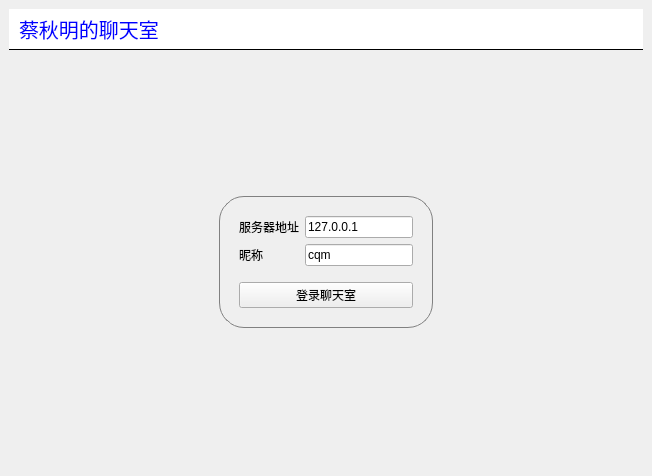
<?xml version="1.0" encoding="UTF-8"?>
<ui version="4.0">
 <class>MainWindow</class>
 <widget class="QMainWindow" name="MainWindow">
  <property name="geometry">
   <rect>
    <x>0</x>
    <y>0</y>
    <width>652</width>
    <height>476</height>
   </rect>
  </property>
  <property name="windowTitle">
   <string>聊天室客户端</string>
  </property>
  <property name="styleSheet">
   <string notr="true">#titleLabel{
    background: white;
    border: none;
    border-bottom: 1px solid black;
    padding: 5px;
	font:24pt &quot;黑体&quot;;
	color:rbg(255,255,255);
	background-color:rgba(0,170,127,255);

}

#mainFrame {
    border: none;
    background: white;
}

#loginFrame {
    background: linear-gradient(1.0 1.0 0.2 0.2, stop 0 #ddff, stop 1 #aaaf);
    border: 1px solid gray;
    padding: 10px;
    border-radius: 25px;
}</string>
  </property>
  <widget class="QWidget" name="centralwidget">
   <layout class="QVBoxLayout" name="verticalLayout_3">
    <item>
     <widget class="QLabel" name="titleLabel">
      <property name="font">
       <font>
        <family>黑体</family>
        <pointsize>-1</pointsize>
        <italic>false</italic>
        <bold>false</bold>
       </font>
      </property>
      <property name="styleSheet">
       <string notr="true">#titleLabel{
background:white;
color:blue;
font-size:20px;
border:none;
border-bottom:1px solid black;
padding:5px
}

#mainFrame{
border:none;
background:white;
}

#loginFrame{
background:qlineargradient(x1:0,y1:0,x2:0,y2:1.stop:0#ddf,stop:1 #aaf);
border:1px solid gray;
padding:10px;
border-radius:25px;
}</string>
      </property>
      <property name="text">
       <string>蔡秋明的聊天室</string>
      </property>
     </widget>
    </item>
    <item>
     <widget class="QStackedWidget" name="stackedWidget">
      <property name="currentIndex">
       <number>0</number>
      </property>
      <widget class="QWidget" name="loginPage">
       <layout class="QGridLayout" name="gridLayout">
        <item row="0" column="1">
         <spacer name="verticalSpacer_2">
          <property name="orientation">
           <enum>Qt::Orientation::Vertical</enum>
          </property>
          <property name="sizeHint" stdset="0">
           <size>
            <width>20</width>
            <height>123</height>
           </size>
          </property>
         </spacer>
        </item>
        <item row="1" column="0">
         <spacer name="horizontalSpacer">
          <property name="orientation">
           <enum>Qt::Orientation::Horizontal</enum>
          </property>
          <property name="sizeHint" stdset="0">
           <size>
            <width>194</width>
            <height>20</height>
           </size>
          </property>
         </spacer>
        </item>
        <item row="1" column="1">
         <widget class="QFrame" name="loginFrame">
          <property name="frameShape">
           <enum>QFrame::Shape::StyledPanel</enum>
          </property>
          <property name="frameShadow">
           <enum>QFrame::Shadow::Raised</enum>
          </property>
          <layout class="QVBoxLayout" name="verticalLayout">
           <item>
            <layout class="QFormLayout" name="formLayout">
             <item row="0" column="0">
              <widget class="QLabel" name="label_2">
               <property name="text">
                <string>服务器地址</string>
               </property>
              </widget>
             </item>
             <item row="0" column="1">
              <widget class="QLineEdit" name="serverEdit">
               <property name="text">
                <string>127.0.0.1</string>
               </property>
              </widget>
             </item>
             <item row="1" column="0">
              <widget class="QLabel" name="label_3">
               <property name="text">
                <string>昵称</string>
               </property>
              </widget>
             </item>
             <item row="1" column="1">
              <widget class="QLineEdit" name="usernameEdit">
               <property name="text">
                <string>cqm</string>
               </property>
              </widget>
             </item>
            </layout>
           </item>
           <item>
            <spacer name="verticalSpacer">
             <property name="orientation">
              <enum>Qt::Orientation::Vertical</enum>
             </property>
             <property name="sizeType">
              <enum>QSizePolicy::Policy::Fixed</enum>
             </property>
             <property name="sizeHint" stdset="0">
              <size>
               <width>20</width>
               <height>10</height>
              </size>
             </property>
            </spacer>
           </item>
           <item>
            <widget class="QPushButton" name="loginButton">
             <property name="text">
              <string>登录聊天室</string>
             </property>
            </widget>
           </item>
          </layout>
         </widget>
        </item>
        <item row="1" column="2">
         <spacer name="horizontalSpacer_2">
          <property name="orientation">
           <enum>Qt::Orientation::Horizontal</enum>
          </property>
          <property name="sizeHint" stdset="0">
           <size>
            <width>194</width>
            <height>20</height>
           </size>
          </property>
         </spacer>
        </item>
        <item row="2" column="1">
         <spacer name="verticalSpacer_3">
          <property name="orientation">
           <enum>Qt::Orientation::Vertical</enum>
          </property>
          <property name="sizeHint" stdset="0">
           <size>
            <width>20</width>
            <height>123</height>
           </size>
          </property>
         </spacer>
        </item>
       </layout>
      </widget>
      <widget class="QWidget" name="chatPage">
       <layout class="QVBoxLayout" name="verticalLayout_2">
        <item>
         <layout class="QHBoxLayout" name="horizontalLayout">
          <item>
           <widget class="QTextEdit" name="roomTextEdit">
            <property name="maximumSize">
             <size>
              <width>1000</width>
              <height>16777215</height>
             </size>
            </property>
           </widget>
          </item>
          <item>
           <widget class="QListWidget" name="userListWidget">
            <property name="maximumSize">
             <size>
              <width>120</width>
              <height>16777215</height>
             </size>
            </property>
           </widget>
          </item>
         </layout>
        </item>
        <item>
         <layout class="QHBoxLayout" name="horizontalLayout_2">
          <item>
           <widget class="QLineEdit" name="sayLineEdit"/>
          </item>
          <item>
           <widget class="QPushButton" name="sayButton">
            <property name="text">
             <string>发送</string>
            </property>
           </widget>
          </item>
          <item>
           <widget class="QPushButton" name="logoutButton">
            <property name="text">
             <string>退出</string>
            </property>
           </widget>
          </item>
         </layout>
        </item>
       </layout>
      </widget>
     </widget>
    </item>
   </layout>
  </widget>
 </widget>
 <resources/>
 <connections/>
</ui>
